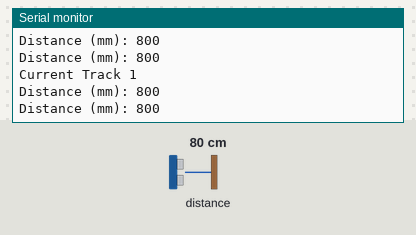
A sketch run on a simulated ESP8266 (NodeMCU). Parts: the last lines printed to the serial monitor. The test bench sets the inputs (shaded band); at power-on: distance to the obstacle 80 cm. The audio player accepts every command and is not drawn.

Above: at 1.2 s.
1.3 s: distance to the obstacle set to 195 cm
At 1.42 s:
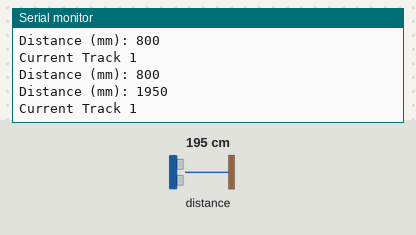
2.8 s: distance to the obstacle set to 205 cm
At 2.83 s:
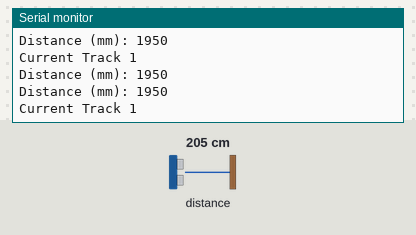

The sketch:

Touchless-Piano.ino
```cpp
// this example will play a track and then
// every five seconds play another track
//
// https://archive.org/details/SynthesizedPianoNotes
// it expects the sd card to contain these three mp3 files
// but doesn't care whats in them
//
// sd:/mp3/0001.mp3
// sd:/mp3/0002.mp3
// sd:/mp3/0003.mp3
// ToDo: Add Random function, Add windchime function, Add webpage to select function. explore Blutooth source

#include <SoftwareSerial.h>
#include <DFMiniMp3.h>
//DFplayer VCC 5V
bool isPlaying=false;
 const byte pinDfpBusy = D3;

#include "Adafruit_VL53L0X.h"
Adafruit_VL53L0X lox = Adafruit_VL53L0X();
// D1 SCL ---- SCL VL530X
// D2 SDA ---- SDA VL530X
//VCC 3.3V
int tofRange=0;
uint16_t trackPlaying=0;

// implement a notification class,
// its member methods will get called
//
class Mp3Notify
{
public:
  static void OnError(uint16_t errorCode)
  {
    // see DfMp3_Error for code meaning
    Serial.println();
    Serial.print("Com Error ");
    Serial.println(errorCode);
  }

  static void OnPlayFinished(uint16_t globalTrack)
  {
    Serial.println();
    Serial.print("Play finished for #");
    Serial.println(globalTrack);
    isPlaying=false;
  }

  static void OnCardOnline(uint16_t code)
  {
    Serial.println();
    Serial.print("Card online ");
    Serial.println(code);
  }

  static void OnCardInserted(uint16_t code)
  {
    Serial.println();
    Serial.print("Card inserted ");
    Serial.println(code);
  }

  static void OnCardRemoved(uint16_t code)
  {
    Serial.println();
    Serial.print("Card removed ");
    Serial.println(code);
  }
};

// instance a DFMiniMp3 object,
// defined with the above notification class and the hardware serial class
//
//DFMiniMp3<HardwareSerial, Mp3Notify> mp3(Serial1);

// Some arduino boards only have one hardware serial port, so a software serial port is needed instead.
// comment out the above definition and uncomment these lines
SoftwareSerial secondarySerial(D5, D6); // RX, TX
DFMiniMp3<SoftwareSerial, Mp3Notify> mp3(secondarySerial);

void setup()
{
  Serial.begin(115200);

  Serial.println("initializing...");
  pinMode(pinDfpBusy, INPUT);   // init Busy pin from DFPlayer (lo: file is playing / hi: no file playing)
  mp3.begin();

  uint16_t volume = mp3.getVolume();
  Serial.print("volume ");
  Serial.println(volume);
  mp3.setVolume(30);

  uint16_t count = mp3.getTotalTrackCount();
  Serial.print("files ");
  Serial.println(count);

  Serial.println("starting...");

  if (!lox.begin()) {
    Serial.println(F("Failed to boot VL53L0X"));
 //   while(1);
  }

}

void waitMilliseconds(uint16_t msWait)
{
  uint32_t start = millis();

  while ((millis() - start) < msWait)
  {
    // calling mp3.loop() periodically allows for notifications
    // to be handled without interrupts
    mp3.loop();
    delay(1);
  }
}

void loop()
{

  trackPlaying = mp3.getCurrentTrack();
  Serial.print("Current Track ");
  Serial.println(trackPlaying);


checkTOFrange();
if (tofRange > 0) { delay(10); checkTOFrange();} // check again to remove false values. remove this line to get random notes like windchime
//Serial.print("isPlaying ");
//Serial.println(isPlaying);
//DFPlayer
if ((digitalRead(pinDfpBusy) == HIGH)&&(tofRange>200 && tofRange<=1000)) {      // if no mp3 is playing -> play next file
    Serial.print("track ");
    Serial.println((tofRange-175)/25);
    Serial.print("tof: ");
    Serial.println(tofRange);
    mp3.playMp3FolderTrack((tofRange-175)/25);  // sd:/mp3/0001.mp3
    isPlaying=true;
    delay(500);
}

    tofRange=0;
    delay(100);

}


void checkTOFrange(){
   VL53L0X_RangingMeasurementData_t measure;

  //Serial.print("Reading a measurement... ");
  lox.rangingTest(&measure, false); // pass in 'true' to get debug data printout!

  if (measure.RangeStatus != 4) {  // phase failures have incorrect data
    Serial.print("Distance (mm): ");
    tofRange=measure.RangeMilliMeter;
    Serial.println(tofRange);

  } else {
    Serial.println(" out of range ");
    tofRange=0;
  }
}
```

Measured:
- after the input at 1.3 s, the serial monitor: prints a new line at once (image 1)
